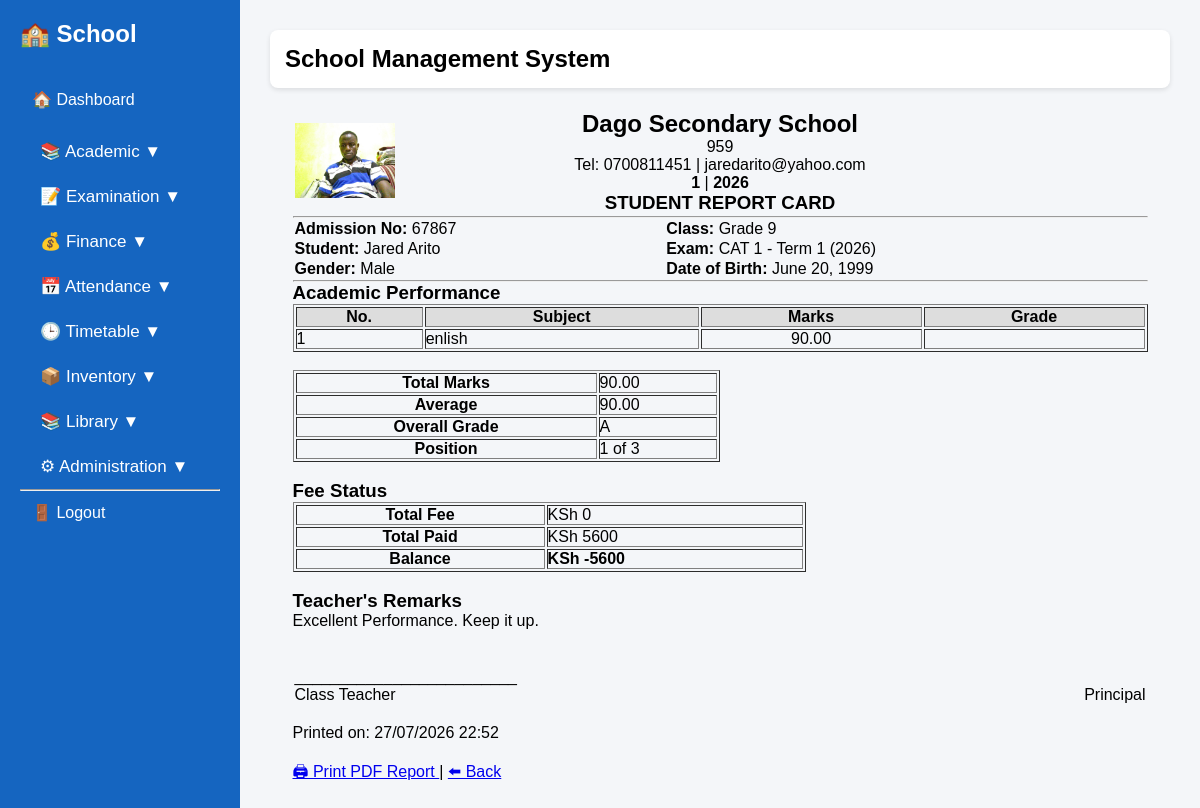
Page /reports/student/1/ (signed in) on the committed database.
### students/models.py (models this page shows, shortened)
class SchoolProfile(models.Model):
    name = models.CharField(max_length=200)
    motto = models.CharField(max_length=300, blank=True)
    address = models.CharField(max_length=300)
    phone = models.CharField(max_length=20)
    email = models.EmailField(blank=True)
    website = models.CharField(max_length=100, blank=True)
    current_term = models.CharField(max_length=20)
    academic_year = models.CharField(max_length=20)
    principal_name = models.CharField(max_length=100, blank=True)
    principal_signature = models.ImageField(
        upload_to="signatures/",
        blank=True,
        null=True,
    )
    logo = models.ImageField(
        upload_to="school_logos/",
        blank=True,
        null=True,
    )
    closing_date = models.DateField(null=True, blank=True)
    opening_date = models.DateField(null=True, blank=True)
    school_stamp = models.ImageField(
        upload_to="school/",
        blank=True,
        null=True,
)

class Student(models.Model):
    admission_number = models.CharField(max_length=20, unique=True)
    first_name = models.CharField(max_length=100)
    last_name = models.CharField(max_length=100)
    gender = models.CharField(
        max_length=10,
        choices=[
            ("Male", "Male"),
            ("Female", "Female"),
        ],
    )
    date_of_birth = models.DateField()
    school_class = models.ForeignKey(
        SchoolClass,
        on_delete=models.SET_NULL,
        null=True,
        blank=True,
        related_name="students",
    )
    parent_name = models.CharField(max_length=100)
    phone = models.CharField(max_length=20)
    photo = models.ImageField(
        upload_to="students/",
        blank=True,
        null=True,
    )
    def total_fee(self):
        fee = FeeStructure.objects.filter(
            school_class=self.school_class
        ).first()
        if fee:
            return fee.total_fee()
        return 0
    def total_paid(self):
        total = self.feepayment_set.aggregate(
            total=Sum("amount")
        )["total"]
        return total or 0
    def balance(self):
        return self.total_fee() - self.total_paid()

class SchoolClass(models.Model):
    name = models.CharField(max_length=50, unique=True)
    class_teacher = models.ForeignKey(
        Teacher,
        on_delete=models.SET_NULL,
        null=True,
        blank=True,
        related_name="class_teacher_for",
    )
    def __str__(self):
        return self.name

class Exam(models.Model):
    name = models.CharField(max_length=50)
    term = models.CharField(max_length=20)
    year = models.IntegerField()
    def __str__(self):
        return f"{self.name} - Term {self.term} ({self.year})"

class Mark(models.Model):
    student = models.ForeignKey(Student, on_delete=models.CASCADE)
    subject = models.ForeignKey(Subject, on_delete=models.CASCADE)
    exam = models.ForeignKey(Exam, on_delete=models.CASCADE)
    marks = models.DecimalField(max_digits=5, decimal_places=2)
    grade = models.CharField(max_length=2, blank=True)
    class Meta:
        constraints = [
            models.UniqueConstraint(
                fields=["student", "subject", "exam"],
                name="unique_student_subject_exam",
            )
        ]

class Subject(models.Model):
    name = models.CharField(max_length=100)
    code = models.CharField(max_length=20, unique=True)
    teacher = models.ForeignKey(
        Teacher,
        on_delete=models.SET_NULL,
        null=True,
        blank=True,
        related_name="subjects",
    )

### students/views.py (the view)
# urls.py: path("reports/student/<int:id>/", views.student_report, name="student_report"),
@login_required
@admin_or_teacher
def student_report(request, id):
    school = SchoolProfile.objects.first()
    student = get_object_or_404(Student, id=id)
    marks = Mark.objects.filter(student=student).select_related(
        "subject",
        "exam",
    )
    exam = None
    if marks.exists():
        exam = marks.first().exam
    total = sum(mark.marks for mark in marks)
    if marks.exists():
        average = round(total / marks.count(), 2)
    else:
        average = 0
    if average >= 80:
        overall_grade = "A"
    elif average >= 75:
        overall_grade = "A-"
    elif average >= 70:
        overall_grade = "B+"
    elif average >= 65:
        overall_grade = "B"
    elif average >= 60:
        overall_grade = "B-"
    elif average >= 55:
        overall_grade = "C+"
    elif average >= 50:
        overall_grade = "C"
    elif average >= 45:
        overall_grade = "C-"
    elif average >= 40:
        overall_grade = "D+"
    elif average >= 35:
        overall_grade = "D"
    else:
        overall_grade = "E"
    position = 1
    class_size = 1
    if exam:
        classmates = Student.objects.filter(
            school_class=student.school_class
        )
        averages = []
        for s in classmates:
            class_marks = Mark.objects.filter(
                student=s,
                exam=exam
            ).select_related("subject")
            if class_marks.exists():
                avg = (
                    class_marks.aggregate(
                        Avg("marks")
                    )["marks__avg"]
                )
            else:
                avg = 0
            averages.append(
                (s.id, avg)
            )
        averages.sort(
            key=lambda x: x[1],
            reverse=True,
        )
        class_size = len(averages)
        for index, item in enumerate(averages):
            if item[0] == student.id:
                position = index + 1
                break
    total_fee = student.total_fee()
    total_paid = student.total_paid()
    balance = student.balance()
    if average >= 80:
        remark = "Excellent Performance. Keep it up."
    elif average >= 70:
        remark = "Very Good Performance."
    elif average >= 60:
        remark = "Good Work. Keep improving."
    elif average >= 50:
        remark = "Fair Performance."
    else:
        remark = "Needs more effort."
    context = {
        "school": school,
        "student": student,
        "exam": exam,
        "marks": marks,
        "total": total,
        "average": average,
        "overall_grade": overall_grade,
        "position": position,
        "class_size": class_size,
        "remark": remark,
        "total_fee": total_fee,
        "total_paid": total_paid,
        "balance": balance,
    }
    return render(
        request,
        "students/student_report.html",
        context,
    )

### templates/students/student_report.html (shortened to what this page needs)
{% extends "base.html" %}
{% block content %}
<div style="width:95%; margin:auto;">
<table width="100%">
<tr>
<td width="120">
{% if school.logo %}
<img src="{{ school.logo.url }}" width="100">
{% endif %}
</td>
<td align="center">
<h2>{{ school.name }}</h2>
<p>{{ school.address }}</p>
<p>
Tel: {{ school.phone }}
|
{{ school.email }}
</p>
<p>
<b>{{ school.current_term }}</b>
|
<b>{{ school.academic_year }}</b>
</p>
<h3>STUDENT REPORT CARD</h3>
</td>
<td width="120" align="right">
</td>
</tr>
</table>
<hr>
<table width="100%" cellpadding="5">
<tr>
<td>
<b>Admission No:</b>
{{ student.admission_number }}
</td>
<td>
<b>Class:</b>
{{ student.school_class }}
</td>
</tr>
<tr>
<td>
<b>Student:</b>
{{ student.first_name }}
{{ student.last_name }}
</td>
<td>
<b>Exam:</b>
{{ exam }}
</td>
</tr>
<tr>
<td>
<b>Gender:</b>
{{ student.gender }}
</td>
<td>
<b>Date of Birth:</b>
{{ student.date_of_birth }}
</td>
</tr>
</table>
<hr>
<h3>Academic Performance</h3>
<table border="1"
       width="100%"
       cellpadding="6">
<tr bgcolor="#dddddd">
<th>No.</th>
<th>Subject</th>
<th>Marks</th>
<th>Grade</th>
</tr>
{% for mark in marks %}
<tr>
<td>{{ forloop.counter }}</td>
<td>{{ mark.subject.name }}</td>
<td align="center">
{{ mark.marks }}
</td>
<td align="center">
</td>
</tr>
{% empty %}
<tr>
<td colspan="4" align="center">
No marks entered.
</td>
</tr>
{% endfor %}
</table>
<br>
<table border="1"
       width="50%"
       cellpadding="6">
<tr>
<th>Total Marks</th>
<td>{{ total }}</td>
</tr>
<tr>
<th>Average</th>
<td>{{ average }}</td>
</tr>
<tr>
<th>Overall Grade</th>
<td>{{ overall_grade }}</td>
</tr>
<tr>
<th>Position</th>
<td>
{{ position }}
of
{{ class_size }}
</td>
</tr>
</table>
<br>
<h3>Fee Status</h3>
<table border="1"
       width="60%"
       cellpadding="6">
<tr>
<th>Total Fee</th>
<td>KSh {{ total_fee }}</td>
</tr>
<tr>
<th>Total Paid</th>
<td>KSh {{ total_paid }}</td>
</tr>
<tr>
<th>Balance</th>
<td>
<b>
KSh {{ balance }}
</b>
</td>
</tr>
</table>
<br>
<h3>Teacher's Remarks</h3>
<p>
{{ remark }}
</p>
<br><br>
<table width="100%">
<tr>
<td>
_________________________
<br>
Class Teacher
</td>
<td align="right">
<br>
Principal
</td>
</tr>
</table>
<br>
<p>
Printed on:
{% now "d/m/Y H:i" %}
</p>
<br>
<a href="{% url 'print_report' student.id %}"
   target="_blank">
🖨 Print PDF Report
</a>
|
<a href="{% url 'student_list' %}">
⬅ Back
</a>
</div>
{% endblock %}

### static/css/styles.css (style rules this page uses)
* { margin:0; padding:0; box-sizing:border-box; font-family:Arial, sans-serif; }
body { display:flex; background:#f4f6f9; }

### rows in the picture
SchoolProfile: logo (picture), name "Dago Secondary School", address "959", phone "0700811451", email "jaredarito@yahoo.com", current_term "1", academic_year "2026"
Student: admission_number "67867", school_class "Grade 9", first_name "Jared", last_name "Arito", gender "Male", date_of_birth "June 20, 1999"
Exam: name+term+year "CAT 1 - Term 1 (2026)"
Mark: subject.name "enlish", marks "90.00"

### other values in the picture
{{ total }} "90.00"
{{ average }} "90.00"
{{ overall_grade }} "A"
{{ position }} "1"
{{ class_size }} "3"
{{ total_fee }} "0"
{{ total_paid }} "5600"
{{ balance }} "-5600"
{{ remark }} "Excellent Performance. Keep it up."
